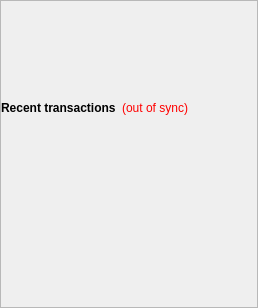
        <widget class="QFrame" name="frame_2">
         <property name="sizePolicy">
          <sizepolicy hsizetype="Preferred" vsizetype="Maximum">
           <horstretch>0</horstretch>
           <verstretch>0</verstretch>
          </sizepolicy>
         </property>
         <property name="frameShape">
          <enum>QFrame::StyledPanel</enum>
         </property>
         <property name="frameShadow">
          <enum>QFrame::Raised</enum>
         </property>
         <layout class="QVBoxLayout" name="verticalLayout">
          <property name="spacing">
           <number>0</number>
          </property>
          <property name="leftMargin">
           <number>0</number>
          </property>
          <property name="topMargin">
           <number>0</number>
          </property>
          <property name="rightMargin">
           <number>0</number>
          </property>
          <property name="bottomMargin">
           <number>0</number>
          </property>
          <item>
           <widget class="QLabel" name="labelLogo">
            <property name="minimumSize">
             <size>
              <width>0</width>
              <height>80</height>
             </size>
            </property>
            <property name="maximumSize">
             <size>
              <width>16777215</width>
              <height>80</height>
             </size>
            </property>
            <property name="text">
             <string/>
            </property>
           </widget>
          </item>
          <item>
           <spacer name="verticalSpacer_3">
            <property name="orientation">
             <enum>Qt::Vertical</enum>
            </property>
            <property name="sizeType">
             <enum>QSizePolicy::Fixed</enum>
            </property>
            <property name="sizeHint" stdset="0">
             <size>
              <width>20</width>
              <height>20</height>
             </size>
            </property>
           </spacer>
          </item>
          <item>
           <widget class="QWidget" name="widgetTransactionsTytle" native="true">
            <layout class="QHBoxLayout" name="horizontalLayout_2">
             <property name="leftMargin">
              <number>0</number>
             </property>
             <property name="topMargin">
              <number>0</number>
             </property>
             <property name="rightMargin">
              <number>0</number>
             </property>
             <property name="bottomMargin">
              <number>0</number>
             </property>
             <item>
              <widget class="QLabel" name="label_4">
               <property name="font">
                <font>
                 <weight>75</weight>
                 <bold>true</bold>
                </font>
               </property>
               <property name="text">
                <string>Recent transactions</string>
               </property>
              </widget>
             </item>
             <item>
              <widget class="QLabel" name="labelTransactionsStatus">
               <property name="cursor">
                <cursorShape>WhatsThisCursor</cursorShape>
               </property>
               <property name="toolTip">
                <string>The displayed information may be out of date. Your wallet automatically synchronizes with the ASTRA network after a connection is established, but this process has not completed yet.</string>
               </property>
               <property name="styleSheet">
                <string notr="true">QLabel { color: red; }</string>
               </property>
               <property name="text">
                <string notr="true">(out of sync)</string>
               </property>
               <property name="alignment">
                <set>Qt::AlignRight|Qt::AlignTrailing|Qt::AlignVCenter</set>
               </property>
              </widget>
             </item>
             <item>
              <spacer name="horizontalSpacer">
               <property name="orientation">
                <enum>Qt::Horizontal</enum>
               </property>
               <property name="sizeHint" stdset="0">
                <size>
                 <width>40</width>
                 <height>10</height>
                </size>
               </property>
              </spacer>
             </item>
            </layout>
           </widget>
          </item>
          <item>
           <widget class="CustomList" name="listTransactions">
            <property name="sizePolicy">
             <sizepolicy hsizetype="Expanding" vsizetype="Preferred">
              <horstretch>0</horstretch>
              <verstretch>0</verstretch>
             </sizepolicy>
            </property>
            <property name="styleSheet">
             <string notr="true">QListView { background: transparent; }</string>
            </property>
            <property name="frameShape">
             <enum>QFrame::NoFrame</enum>
            </property>
            <property name="lineWidth">
             <number>1</number>
            </property>
            <property name="midLineWidth">
             <number>0</number>
            </property>
            <property name="verticalScrollBarPolicy">
             <enum>Qt::ScrollBarAlwaysOff</enum>
            </property>
            <property name="horizontalScrollBarPolicy">
             <enum>Qt::ScrollBarAlwaysOff</enum>
            </property>
            <property name="selectionMode">
             <enum>QAbstractItemView::NoSelection</enum>
            </property>
           </widget>
          </item>
         </layout>
        </widget>
